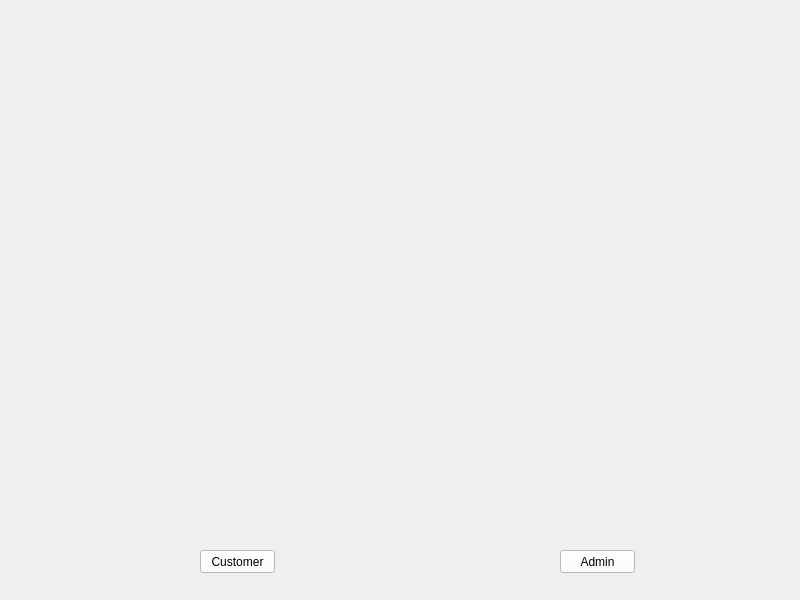
<?xml version="1.0" encoding="UTF-8"?>
<ui version="4.0">
 <class>IntroWindow</class>
 <widget class="QMainWindow" name="IntroWindow">
  <property name="geometry">
   <rect>
    <x>0</x>
    <y>0</y>
    <width>800</width>
    <height>600</height>
   </rect>
  </property>
  <property name="windowTitle">
   <string>IntroWindow</string>
  </property>
  <widget class="QWidget" name="centralwidget">
   <widget class="QLabel" name="introCustomerOption">
    <property name="geometry">
     <rect>
      <x>110</x>
      <y>380</y>
      <width>261</width>
      <height>171</height>
     </rect>
    </property>
    <property name="text">
     <string/>
    </property>
    <property name="pixmap">
     <pixmap>../../Desktop/intro_customerOption.PNG</pixmap>
    </property>
    <property name="scaledContents">
     <bool>true</bool>
    </property>
   </widget>
   <widget class="QLabel" name="introAdminOption">
    <property name="geometry">
     <rect>
      <x>460</x>
      <y>370</y>
      <width>271</width>
      <height>171</height>
     </rect>
    </property>
    <property name="text">
     <string/>
    </property>
    <property name="pixmap">
     <pixmap>../../Desktop/intro_adminOption.PNG</pixmap>
    </property>
    <property name="scaledContents">
     <bool>true</bool>
    </property>
   </widget>
   <widget class="QPushButton" name="customerButton">
    <property name="geometry">
     <rect>
      <x>200</x>
      <y>550</y>
      <width>75</width>
      <height>23</height>
     </rect>
    </property>
    <property name="styleSheet">
     <string notr="true">background-color: rgb(255, 255, 255);
alternate-background-color: rgb(170, 170, 255);
font: 75 8pt &quot;Myanmar Text&quot;;</string>
    </property>
    <property name="text">
     <string>Customer</string>
    </property>
   </widget>
   <widget class="QPushButton" name="introAdminButton">
    <property name="geometry">
     <rect>
      <x>560</x>
      <y>550</y>
      <width>75</width>
      <height>23</height>
     </rect>
    </property>
    <property name="styleSheet">
     <string notr="true">background-color: rgb(255, 255, 255);
alternate-background-color: rgb(170, 170, 255);
font: 75 8pt &quot;Myanmar Text&quot;;</string>
    </property>
    <property name="text">
     <string>Admin</string>
    </property>
   </widget>
  </widget>
 </widget>
 <resources/>
 <connections/>
</ui>
